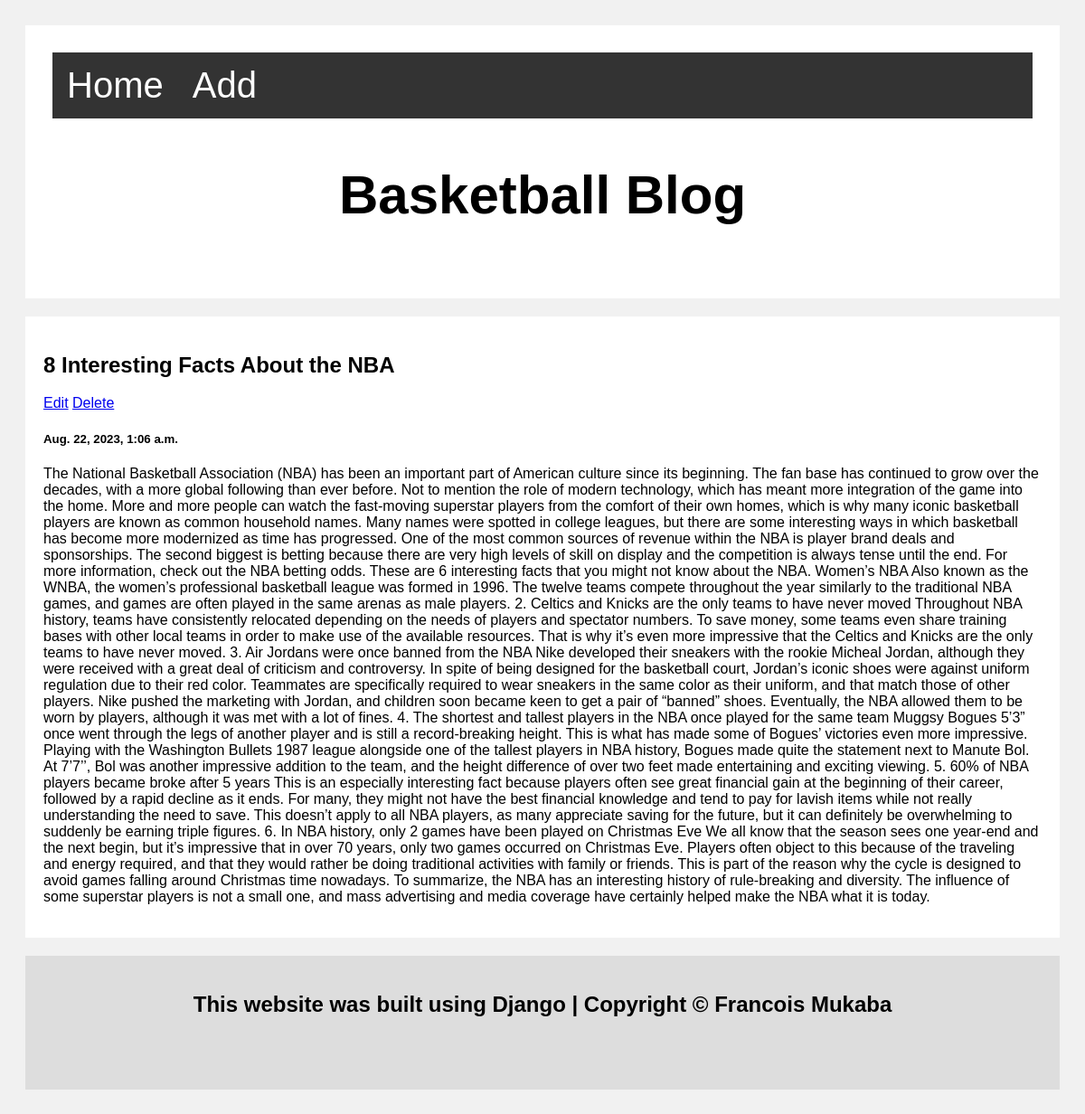
The app's page /show/3 with its own data.
### web/models.py (models this page shows, shortened)
class Post(models.Model):
    title = models.CharField(max_length=50)
    content = models.TextField()
    created_at = models.DateTimeField(auto_now_add=True)
    updated_at = models.DateTimeField(auto_now=True)

### web/views.py (the view)
# urls.py: path('show/<int:id>', views.show),
def show(request, id):
    if request.method == "GET":
        context = {"post": Post.objects.get(id=id)}
        return render(request, "show.html", context)

### web/templates/show.html (shortened to what this page needs)
<!DOCTYPE html>
<html lang="en">
<head>
    {% load static %}
    <link rel="stylesheet" href="{% static 'index.css' %}">
</head>
<body>
    <header class="header">
        <ul>
            <li><a href="/">Home</a></li>
            <li><a href="/add">Add</a></li>
        </ul>
        <h2>Basketball Blog</h2>
    </header>
    <main>
        <div class="card">
            <h2>{{ post.title }}</h2>
            <a href="/edit/{{post.id}}">Edit</a>
            <a href="/delete/{{post.id}}">Delete</a>
            <h5>{{ post.created_at }} </h5>
            <p> {{ post.content }} </p>
          </div>
    </main>
    <footer>
        <h2>This website was built using <b>Django</b> | Copyright © Francois Mukaba</h2>
    <footer>
</body>
</html>

### web/static/index.css (style rules this page uses)
* { box-sizing: border-box; }
body { font-family: Arial; padding: 20px; background: #f1f1f1; }
header { padding: 30px; font-size: 40px; text-align: center; background: white; }
footer { padding: 20px; text-align: center; background: #ddd; margin-top: 20px; }
.card { background-color: white; padding: 20px; margin-top: 20px; }
ul { list-style-type: none; margin: 0; padding: 0; overflow: hidden; background-color: #333; }
li { float: left; }
li a { display: block; color: white; text-align: center; padding: 14px 16px; text-decoration: none; }

### records on screen
Post: title "8 Interesting Facts About the NBA", created_at "Aug. 22, 2023, 1:06 a.m.", content "The National Basketball Association (NBA) has been an important part of American culture since its beginning. The fan base has continued to grow over the decades, with a more global following than ever before. Not to mention the role of modern technology, which has meant more integration of the game into the home. More and more people can watch the fast-moving superstar players from the comfort of their own homes, which is why many iconic basketball players are known as common household names. Many names were spotted in college leagues, but there are some interesting ways in which basketball has become more modernized as time has progressed. One of the most common sources of revenue within…"
